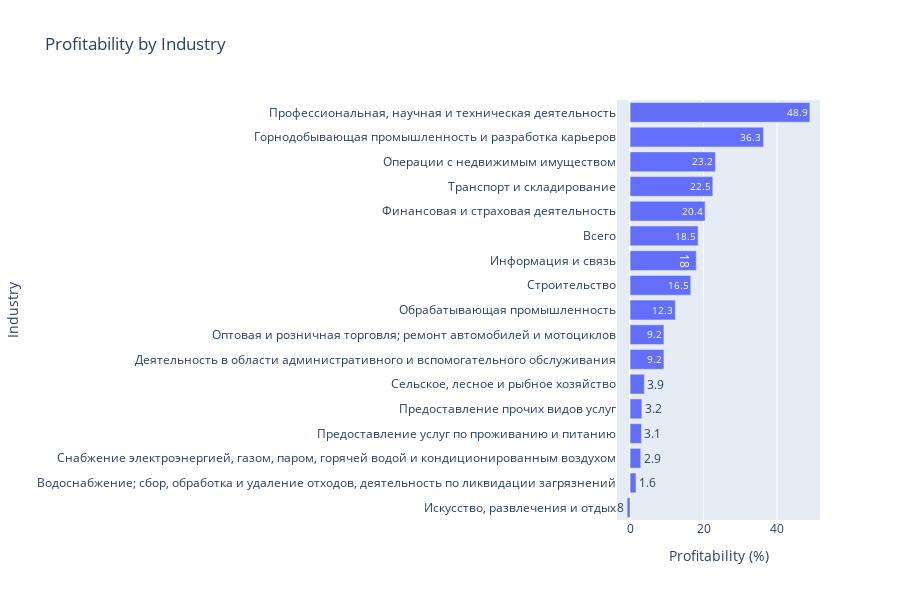

Here is the notebook cell this chart was saved with:
### Code cell
import plotly.graph_objects as go

# Sort the data by Profitability for better visualization in descending order
df_2_sorted = df_2.sort_values(by='Profitability', ascending=True)  # Ascending for horizontal bar chart

# Create a horizontal bar chart
fig = go.Figure(go.Bar(
    x=df_2_sorted['Profitability'],  # Profitability on x-axis (horizontal)
    y=df_2_sorted['Industry'],       # Industry on y-axis (vertical categories)
    orientation='h',                 # Horizontal orientation
    text=df_2_sorted['Profitability'],  # Show Profitability values on the bars
    textposition='auto'              # Position the text automatically
))

# Update layout for better readability
fig.update_layout(
    title='Profitability by Industry',
    xaxis_title='Profitability (%)',
    yaxis_title='Industry',
    height=600,  # Adjust height for readability
    margin=dict(l=150)  # Add left margin for longer industry names
)

fig.show()

### Figure 1 — Plotly figure (JSON) as saved in the notebook; plotly's stock layout.template omitted (floating-point values rounded to 4 significant figures)
{"data": [{"orientation": "h", "text": [-0.8, 1.6, 2.9, 3.1, 3.2, 3.9, 9.2, 9.2, 12.3, 16.5, 18, 18.5, 20.4, 22.5, 23.2, 36.3, 48.9], "textposition": "auto", "type": "bar", "x": [-0.8, 1.6, 2.9, 3.1, 3.2, 3.9, 9.2, 9.2, 12.3, 16.5, 18, 18.5, 20.4, 22.5, 23.2, 36.3, 48.9], "y": ["Искусство, развлечения и отдых", "Водоснабжение; сбор, обработка и удаление отходов, деятельность по ликвидации загрязнений", "Снабжение электроэнергией, газом, паром, горячей водой и кондиционированным воздухом", "Предоставление услуг по проживанию и питанию", "Предоставление прочих видов услуг", "Сельское, лесное и рыбное хозяйство", "Деятельность в области административного и вспомогательного обслуживания", "Оптовая и розничная торговля; ремонт автомобилей и мотоциклов", "Обрабатывающая промышленность", "Строительство", "Информация и связь", "Всего", "Финансовая и страховая деятельность", "Транспорт и складирование", "Операции с недвижимым имуществом", "Горнодобывающая промышленность и разработка карьеров", "Профессиональная, научная и техническая деятельность"]}], "layout": {"height": 600, "margin": {"l": 150}, "title": {"text": "Profitability by Industry"}, "xaxis": {"title": {"text": "Profitability (%)"}}, "yaxis": {"title": {"text": "Industry"}}}}
